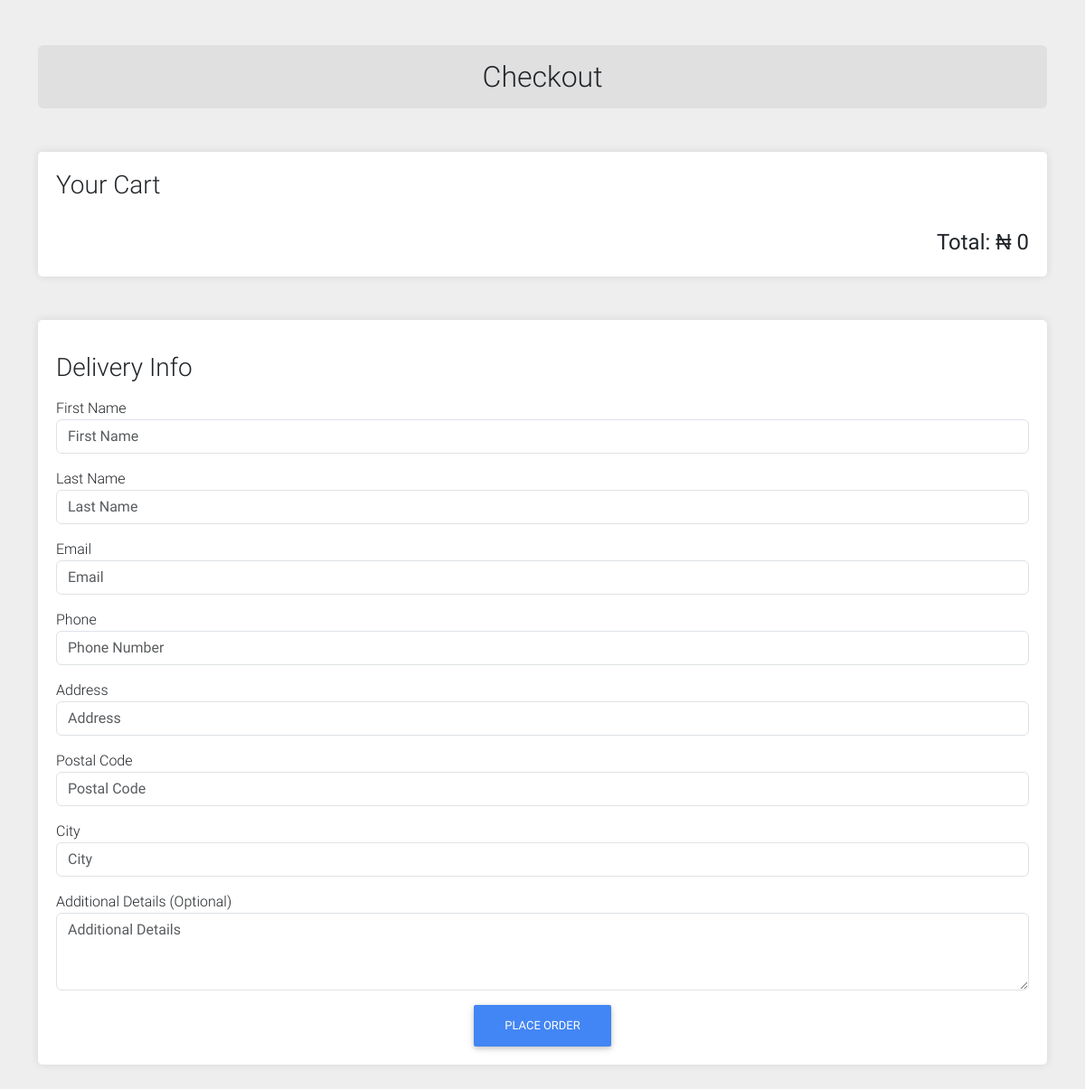
The app's page /order/create/ (signed in), older data.
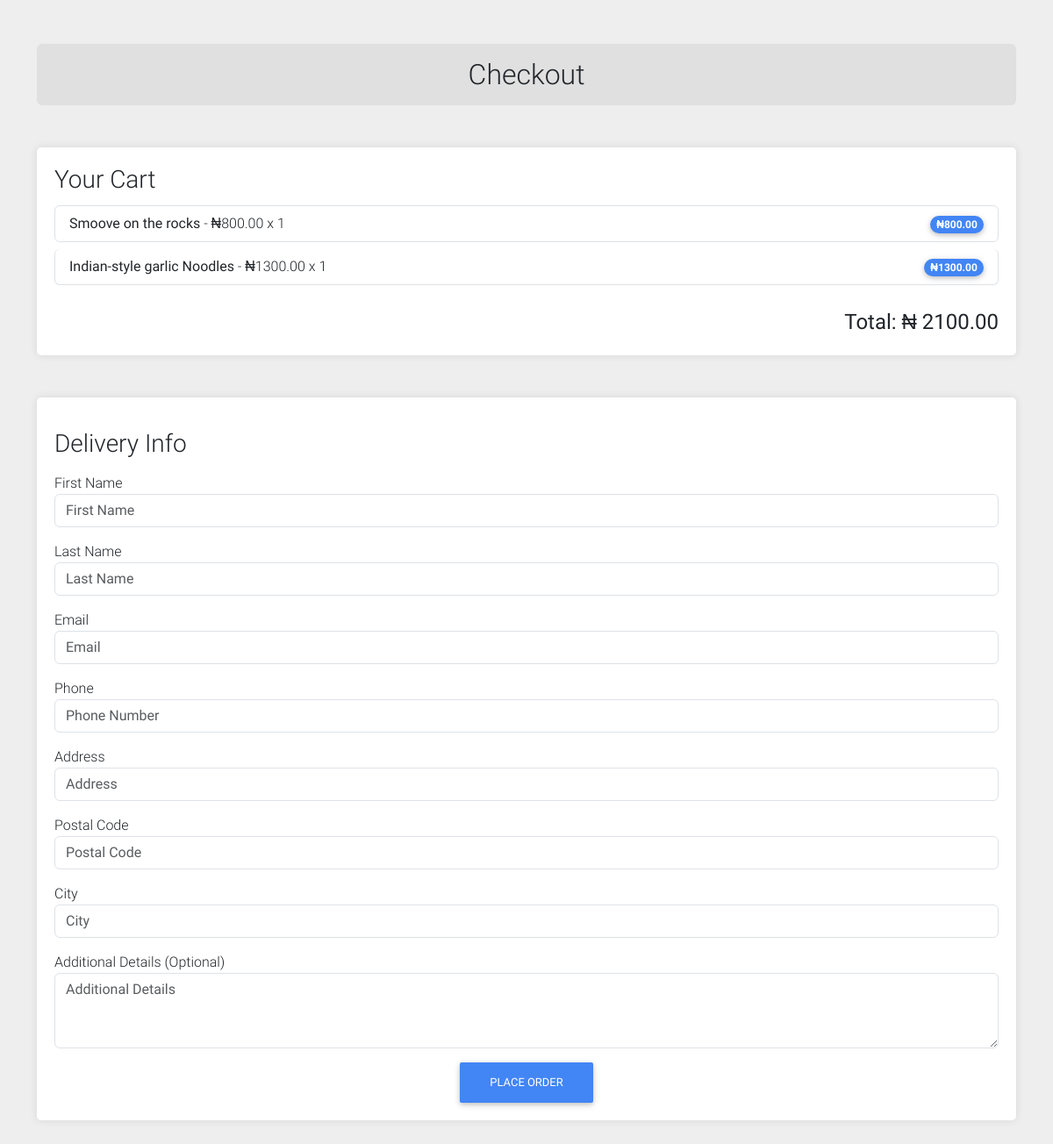
The same page, newer data.
### cart/models.py (models this page shows, shortened)
class Cart(models.Model):
    user = models.OneToOneField(settings.AUTH_USER_MODEL, on_delete=models.CASCADE)
    created_at = models.DateTimeField(auto_now_add=True)
    def get_total_cost(self):
        return sum(item.get_cost() for item in self.items.all())

class CartItem(models.Model):
    cart = models.ForeignKey(Cart, related_name='items', on_delete=models.CASCADE)
    menu_item = models.ForeignKey(MenuItem, on_delete=models.CASCADE)
    quantity = models.PositiveIntegerField(default=1)
    class Meta:
        unique_together = ('cart', 'menu_item')
    def get_cost(self):
        return self.menu_item.price * self.quantity

### menu/models.py (models this page shows, shortened)
class MenuItem(models.Model):
    name = models.CharField(max_length=255)
    image = models.ImageField(upload_to='menu_images/', blank=True, null=True)  # New field
    description = models.TextField()
    price = models.DecimalField(max_digits=10, decimal_places=2)
    category = models.ForeignKey(Category, related_name='items', on_delete=models.CASCADE)

### order/views.py (the view)
# urls.py: path('create/', order_create, name='order_create'),
@login_required
def order_create(request):
    cart = get_object_or_404(Cart, user=request.user)
    if request.method == 'POST':
        form = OrderCreateForm(request.POST)
        if form.is_valid():
            order = form.save(commit=False)
            order.user = request.user
            order.created_at = timezone.now()
            order.save()  # Save the order to generate an ID
            order.payment_reference = f"DT-{order.id}-{timezone.now().strftime('%Y%m%d%H%M%S')}"
            order.save()  # Save the order again to update the payment reference
            for item in cart.items.all():
                OrderItem.objects.create(order=order, menu_item=item.menu_item, price=item.menu_item.price, quantity=item.quantity)
            cart.items.all().delete()
            send_order_confirmation_email(order)  # Send order confirmation email
            return redirect('order_detail', order_id=order.id)
    else:
        form = OrderCreateForm()
    return render(request, 'order/order_create.html', {'cart': cart, 'form': form})

### order/forms.py
class OrderCreateForm(forms.ModelForm):
    class Meta:
        model = Order
        fields = ['first_name', 'last_name', 'email', 'phone', 'address', 'postal_code', 'city', 'extra_details']
        widgets = {
            'first_name': forms.TextInput(attrs={'class': 'form-control', 'placeholder': 'First Name'}),
            'last_name': forms.TextInput(attrs={'class': 'form-control', 'placeholder': 'Last Name'}),
            'email': forms.EmailInput(attrs={'class': 'form-control', 'placeholder': 'Email'}),
            'phone': forms.TextInput(attrs={'class': 'form-control', 'placeholder': 'Phone Number'}),
            'address': forms.TextInput(attrs={'class': 'form-control', 'placeholder': 'Address'}),
            'postal_code': forms.TextInput(attrs={'class': 'form-control', 'placeholder': 'Postal Code'}),
            'city': forms.TextInput(attrs={'class': 'form-control', 'placeholder': 'City'}),
            'extra_details': forms.Textarea(attrs={'class': 'form-control', 'placeholder': 'Additional Details', 'rows': 3}),
        }

### core/context_processors.py (called while the page is built)
def site_settings(request):
    settings = SiteSettings.objects.first()
    return {'site_settings': settings}

### order/templates/order/order_create.html (shortened to what this page needs)
{% extends 'order/base.html' %}
{% block content %}
    <div class="container">
        <h2 class="my-5 rounded p-3 bg-light text-center">Checkout</h2>
        <div class="cart-container my-5">
            <h3>Your Cart</h3>
            <ul class="list-group">
                {% for item in cart.items.all %}
                    <li class="list-group-item rounded my-1">
                        <div>
                            <strong>{{ item.menu_item.name }}</strong> - &#x20A6;{{ item.menu_item.price }} x {{ item.quantity }}
                        </div>
                        <div>
                            <span class="badge badge-primary badge-pill">&#x20A6;{{ item.get_cost }}</span>
                        </div>
                    </li>
                {% endfor %}
            </ul>
            <div class="total-cost">
                <strong>Total: &#x20A6; {{ cart.get_total_cost }}</strong>
            </div>
        </div>
        <div class="form-container">
            <h3 class="my-3">Delivery Info</h3>
            <form method="post">
                <div class="form-group my-3">
                    <label for="id_first_name">First Name</label>
                    {{ form.first_name }}
                </div>
                <div class="form-group my-3">
                    <label for="id_last_name">Last Name</label>
                    {{ form.last_name }}
                </div>
                <div class="form-group my-3">
                    <label for="id_email">Email</label>
                    {{ form.email }}
                </div>
                <div class="form-group my-3">
                    <label for="id_phone">Phone</label>
                    {{ form.phone }}
                </div>
                <div class="form-group my-3">
                    <label for="id_address">Address</label>
                    {{ form.address }}
                </div>
                <div class="form-group my-3">
                    <label for="id_postal_code">Postal Code</label>
                    {{ form.postal_code }}
                </div>
                <div class="form-group my-3">
                    <label for="id_city">City</label>
                    {{ form.city }}
                </div>
                <div class="form-group my-3">
                    <label for="id_extra_details">Additional Details (Optional)</label>
                    {{ form.extra_details }}
                </div>
                <div class="text-center">
                    <button type="submit" class="btn btn-primary btn-block">Place Order</button>
                </div>
            </form>
        </div>
    </div>
{% endblock %}

Row changes from the older to the newer data that the page shows:
added CartItem: menu_item.name "Smoove on the rocks", menu_item.price "800.00", quantity "1", get_cost "800.00"
added CartItem: menu_item.name "Indian-style garlic Noodles", menu_item.price "1300.00", quantity "1", get_cost "1300.00"
computed for Cart: get_total_cost "0" → "2100.00"
